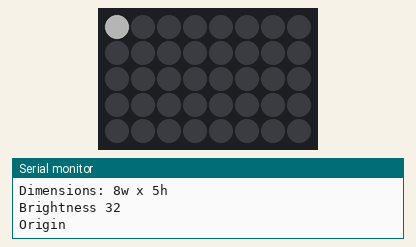
Simulated run of this sketch. Board: Arduino Uno, built with avr-gcc and run on an emulated ATmega328P. Parts: 8×5 RGB LED matrix (first LED top left, wired row by row), the last lines printed to the serial monitor. Dim RGB values are drawn brighter than linear; random numbers use the default seed unless the sketch sets one.

Above: at 0.1 s.
At 10.25 s:
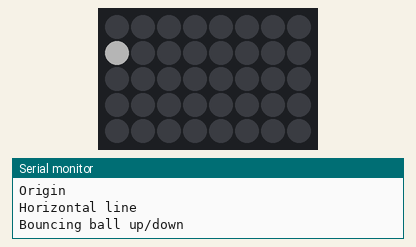
At 15.1 s:
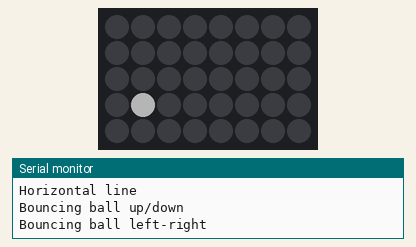
At 20.04 s:
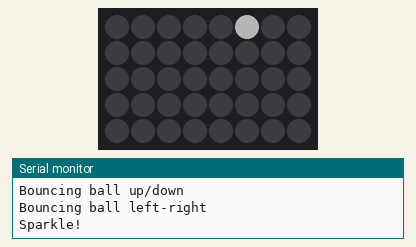
At 24.88 s:
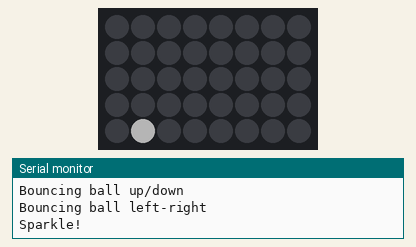
At 31.1 s:
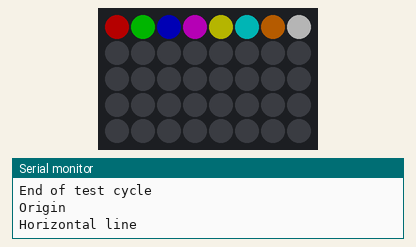

The sketch:

PixelTest.ino
```cpp
#include <FastLED.h>

#define VERSION 20275

#define  SERIAL

// MATRIX CONFIGURATION - SET THESE BEFORE RUNNING THE TEST

#define MAT_TYPE    NEOPIXEL    // Matrix LED type; see FastLED docs for others
#define MAT_W       8           // Size (columns) of entire matrix bottom
#define MAT_H       5           // and rows side
#ifdef ESP8266
#define MAT_PIN     0           // Data for matrix on D3 on ESP8266
#else
#define MAT_PIN     13          // Data for matrix on pin 13 for Arduino/other
#endif

#undef  BRIGHTNESS_TEST         // Change "undef" to "define" to show test patterns at startup
#define BRIGHT      32          // brightness; min 0 - 255 max -- high brightness requires a hefty power supply! Start low!

// END OF CONFIGURATION SECTION

CRGB matrix[MAT_H * MAT_W];
uint8_t step;
const uint32_t colors[] = {
    0xff0000,
    0x00ff00,
    0x0000ff,
    0xff00ff,
    0xffff00,
    0x00ffff,
    0xff8000,
    0xffffff
};

void setup() {
  FastLED.addLeds<MAT_TYPE, MAT_PIN>(matrix, MAT_W * MAT_H);
  FastLED.clear();
  FastLED.show();

#ifdef SERIAL
  Serial.begin(115200); while (!Serial) { ; }
  Serial.println();
  Serial.print("PixelTest v"); Serial.println(VERSION);
  Serial.print("Dimensions: "); Serial.print(MAT_W); Serial.print("w x "); Serial.print(MAT_H); Serial.println("h");
  Serial.print("Brightness "); Serial.println(BRIGHT);
#endif

  step = 1;
  randomSeed(millis());
}

void loop() {
  FastLED.clear();
  FastLED.setBrightness(64); // default test brightness
  if ( step == 1 ) {
    // Origin test; light pixel 0 only for 15 seconds, which exposes where the origin
    // of the display is located. If the origin is not in the bottom-left corner of the
    // display, you will need to define either or both MAT_TOP and MAT_LEFT in MatrixFireFast.
    Serial.println("Origin");
    for ( uint8_t i=0; i<5; ++i ) {
      matrix[0] = 0xffffff;
      FastLED.show();
      delay(500);
      matrix[0] = 0;
      FastLED.show();
      delay(500);
    }
  } else if ( step == 2 ) {
    // Row test; light first MAT_W pixels, which shows the procession of pixels. We want
    // a horizontal line the full width of the matrix (row-major ordering). If line is
    // vertical (and possibly appears in more than one column), it's column-major.
    // You need to define MAT_COL_MAJOR in MatrixFireFast.
    Serial.println("Horizontal line");
    for (uint8_t i=0; i<MAT_W; ++i) {
      matrix[i] = colors[i%8];
    }
    FastLED.show();
    delay(5000);
  } else if ( step == 3 ) {
    // Bouncing ball test; should bounce up/down in straight line, no left/right shifting.
    // If there's a left-right shift to the opposite side of the display, then it's zig-zag,
    // and you need to define MAT_ZIGZAG in MatrixFireFast.
    Serial.println("Bouncing ball up/down");
    for ( uint8_t i=0; i<3; ++i ) {
      for ( uint8_t j=0; j<MAT_H; ++j ) {
        matrix[j*MAT_W] = 0xffffff;
        FastLED.show();
        delay(150);
        matrix[j*MAT_W] = 0;
      }
      for ( uint8_t j=MAT_H-2; j>0; --j ) {
        matrix[j*MAT_W] = 0xffffff;
        FastLED.show();
        delay(150);
        matrix[j*MAT_W] = 0;
      }
    }
  } else if ( step == 4 ) {
    // Bouncing ball test II; should bounce left/right in straight line, no up/down shifting.
    // If there's a shift to the opposite edge of the matrix, then it's VERTICAL zig-zag and
    // you need to define MAT_ZIGZAG_VERT in MatrixFireFast.
    Serial.println("Bouncing ball left-right");
    for ( uint8_t i=0; i<3; ++i ) {
      for ( uint8_t j=0; j<MAT_W; ++j ) {
        matrix[j*MAT_H] = 0xffffff;
        FastLED.show();
        delay(150);
        matrix[j*MAT_H] = 0;
      }
      for ( uint8_t j=MAT_W-2; j>0; --j ) {
        matrix[j*MAT_H] = 0xffffff;
        FastLED.show();
        delay(150);
        matrix[j*MAT_H] = 0;
      }
    }
  } else if ( step == 5 ) {
      // Brightness test, for measure worst-case current draw of matrix.
#ifdef BRIGHTNESS_TEST
      Serial.println("Brightness");
      FastLED.setBrightness(BRIGHT);
      for ( uint16_t i=0; i<MAT_H*MAT_W; ++i ) {
        matrix[i] = 0xffffff;
      }
      FastLED.show();
      delay(30000);
#endif
  } else if ( step == 6 ) {
    Serial.println("Sparkle!");
    unsigned long tend = millis() + 5000;
    while ( millis() < tend ) {
      uint16_t k = random(0, MAT_W*MAT_H);
      matrix[k] = 0xffffff;
      FastLED.show();
      delay(15);
      matrix[k] = 0;
    }
  } else {
      Serial.print("End of test cycle"); Serial.println();
      FastLED.show();
      delay(1000);
      step = 0;
  }

  ++step;
}
```

main.cpp
```cpp
#include <Arduino.h>
#include <FastLED.h>

#define VERSION 20275

#define  SERIAL

// MATRIX CONFIGURATION - SET THESE BEFORE RUNNING THE TEST

#define MAT_TYPE    NEOPIXEL    // Matrix LED type; see FastLED docs for others
#define MAT_W       8           // Size (columns) of entire matrix i.e. the bottom
#define MAT_H       5           // and rows i.e. the side
#ifdef ESP8266
#define MAT_PIN     0           // Data for matrix on D3 on ESP8266
#else
#define MAT_PIN     13          // Data for matrix on pin 13 for Arduino/other
#endif

#undef  BRIGHTNESS_TEST         // Change "undef" to "define" to show test patterns at startup
#define BRIGHT      32          // brightness; min 0 - 255 max -- high brightness requires a hefty power supply! Start low!

// END OF CONFIGURATION SECTION

CRGB matrix[MAT_H * MAT_W];
uint8_t step;
const uint32_t colors[] = {
    0xff0000,
    0x00ff00,
    0x0000ff,
    0xff00ff,
    0xffff00,
    0x00ffff,
    0xff8000,
    0xffffff
};

void setup() {
  FastLED.addLeds<MAT_TYPE, MAT_PIN>(matrix, MAT_W * MAT_H);
  FastLED.clear();
  FastLED.show();

#ifdef SERIAL
  Serial.begin(115200); while (!Serial) { ; }
  Serial.println();
  Serial.print("PixelTest v"); Serial.println(VERSION);
  Serial.print("Dimensions: "); Serial.print(MAT_W); Serial.print("w x "); Serial.print(MAT_H); Serial.println("h");
  Serial.print("Brightness "); Serial.println(BRIGHT);
#endif

  step = 1;
  randomSeed(millis());
}

void loop() {
  FastLED.clear();
  FastLED.setBrightness(64); // default test brightness
  if ( step == 1 ) {
    // Origin test; light pixel 0 only for 15 seconds, which exposes where the origin
    // of the display is located. If the origin is not in the bottom-left corner of the
    // display, you will need to define either or both MAT_TOP and MAT_LEFT in MatrixFireFast.
    Serial.println("Origin");
    for ( uint8_t i=0; i<5; ++i ) {
      matrix[0] = 0xffffff;
      FastLED.show();
      delay(500);
      matrix[0] = 0;
      FastLED.show();
      delay(500);
    }
  } else if ( step == 2 ) {
    // Row test; light first MAT_W pixels, which shows the procession of pixels. We want
    // a horizontal line the full width of the matrix (row-major ordering). If line is
    // vertical (and possibly appears in more than one column), it's column-major.
    // You need to define MAT_COL_MAJOR in MatrixFireFast.
    Serial.println("Horizontal line");
    for (uint8_t i=0; i<MAT_W; ++i) {
      matrix[i] = colors[i%8];
    }
    FastLED.show();
    delay(5000);
  } else if ( step == 3 ) {
    // Bouncing ball test; should bounce up/down in straight line, no left/right shifting.
    // If there's a left-right shift to the opposite side of the display, then it's zig-zag,
    // and you need to define MAT_ZIGZAG in MatrixFireFast.
    Serial.println("Bouncing ball up/down");
    for ( uint8_t i=0; i<3; ++i ) {
      for ( uint8_t j=0; j<MAT_H; ++j ) {
        matrix[j*MAT_W] = 0xffffff;
        FastLED.show();
        delay(150);
        matrix[j*MAT_W] = 0;
      }
      for ( uint8_t j=MAT_H-2; j>0; --j ) {
        matrix[j*MAT_W] = 0xffffff;
        FastLED.show();
        delay(150);
        matrix[j*MAT_W] = 0;
      }
    }
  } else if ( step == 4 ) {
    // Bouncing ball test II; should bounce left/right in straight line, no up/down shifting.
    // If there's a shift to the opposite edge of the matrix, then it's VERTICAL zig-zag and
    // you need to define MAT_ZIGZAG_VERT in MatrixFireFast.
    Serial.println("Bouncing ball left-right");
    for ( uint8_t i=0; i<3; ++i ) {
      for ( uint8_t j=0; j<MAT_W; ++j ) {
        matrix[j*MAT_H] = 0xffffff;
        FastLED.show();
        delay(150);
        matrix[j*MAT_H] = 0;
      }
      for ( uint8_t j=MAT_W-2; j>0; --j ) {
        matrix[j*MAT_H] = 0xffffff;
        FastLED.show();
        delay(150);
        matrix[j*MAT_H] = 0;
      }
    }
  } else if ( step == 5 ) {
      // Brightness test, for measure worst-case current draw of matrix.
#ifdef BRIGHTNESS_TEST
      Serial.println("Brightness");
      FastLED.setBrightness(BRIGHT);
      for ( uint16_t i=0; i<MAT_H*MAT_W; ++i ) {
        matrix[i] = 0xffffff;
      }
      FastLED.show();
      delay(30000);
#endif
  } else if ( step == 6 ) {
    Serial.println("Sparkle!");
    unsigned long tend = millis() + 5000;
    while ( millis() < tend ) {
      uint16_t k = random(0, MAT_W*MAT_H);
      matrix[k] = 0xffffff;
      FastLED.show();
      delay(15);
      matrix[k] = 0;
    }
  } else {
      Serial.print("End of test cycle"); Serial.println();
      FastLED.show();
      delay(1000);
      step = 0;
  }

  ++step;
}
```

Measured:
- what the display in image 5 shows lasts 5.0 s, from 31.1 s to 36.1 s
